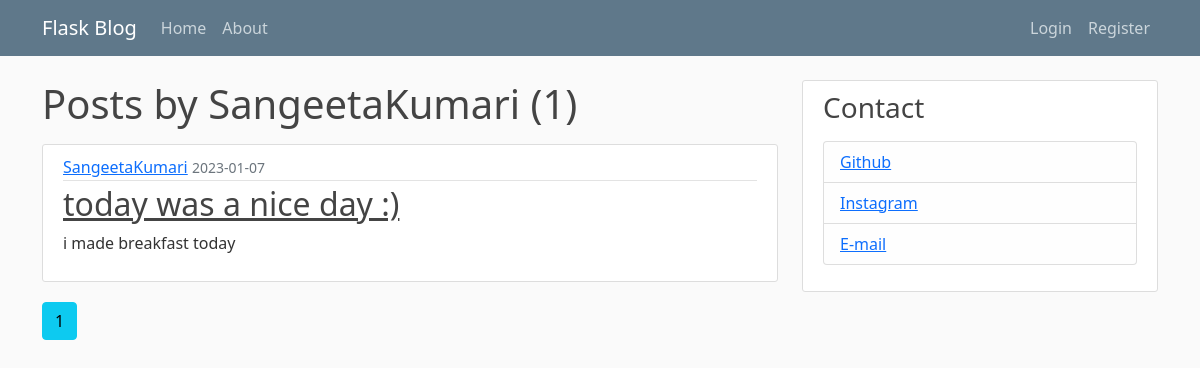
The app's page /user/SangeetaKumari, older data.
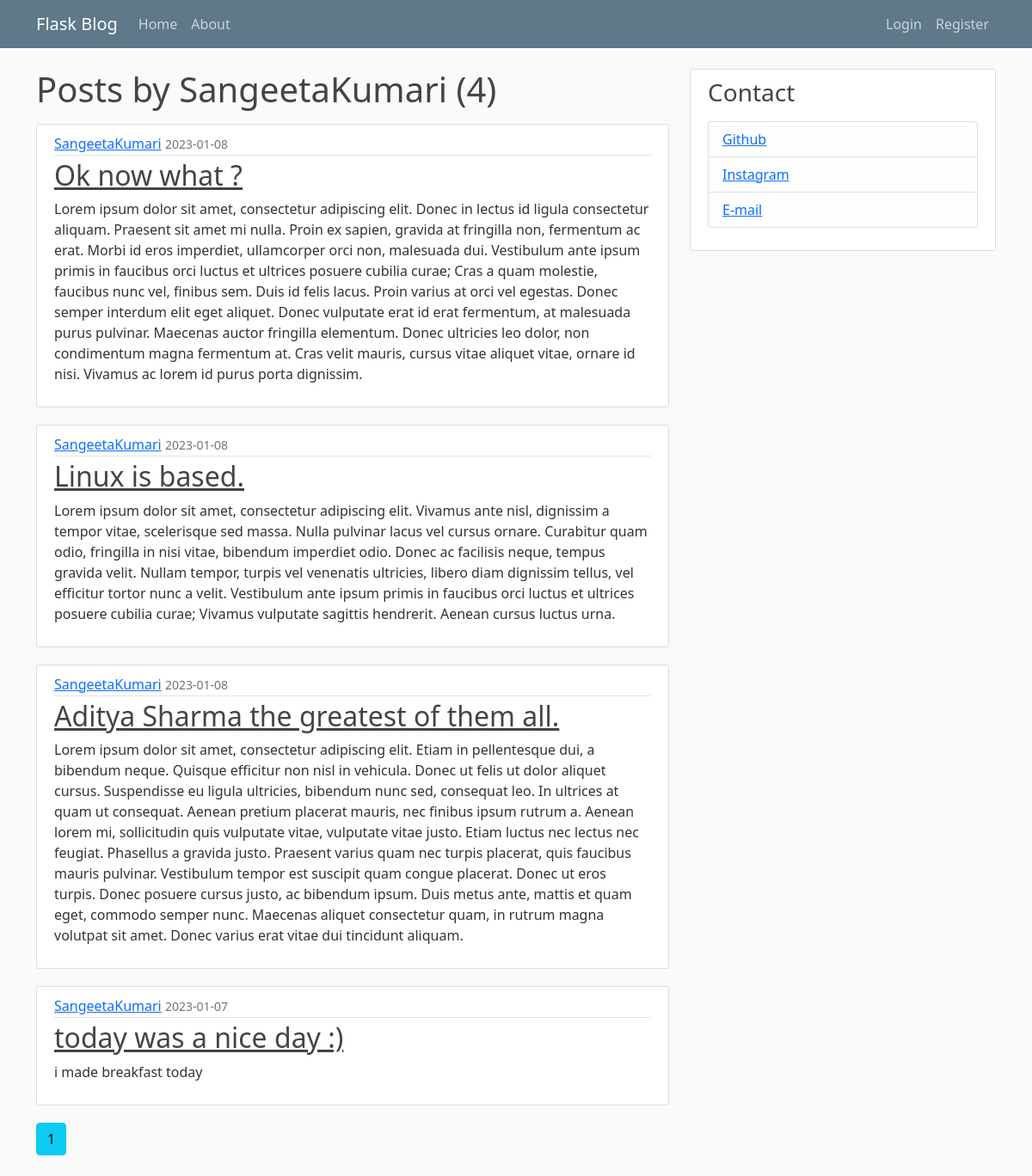
The same page, newer data.
### flaskblog/models.py (models this page shows, shortened)
class User(db.Model, UserMixin):
    id = db.Column(db.Integer, primary_key=True)
    username = db.Column(db.String(20), unique=True, nullable=False)
    email = db.Column(db.String(120), unique=True, nullable=False)
    image_file = db.Column(db.String(20), nullable=False, default='default.jpg')
    password = db.Column(db.String(60), nullable=False)
    posts = db.relationship('Post', backref='author', lazy=True)

class Post(db.Model):
    id = db.Column(db.Integer, primary_key=True)
    title = db.Column(db.String(100), nullable=False)
    date_posted = db.Column(db.DateTime, nullable=False, default=datetime.utcnow)
    content = db.Column(db.Text, nullable=False)
    user_id = db.Column(db.Integer, db.ForeignKey('user.id'), nullable=False)

### flaskblog/users/routes.py (the view)
@users.route("/user/<string:username>")
def user_posts(username):
    page = request.args.get('page', 1, type=int)
    user = User.query.filter_by(username=username).first_or_404()
    posts = Post.query.filter_by(author=user).order_by(Post.date_posted.desc()).paginate(per_page=5, page=page)
    return render_template('user_posts.html', posts=posts, user=user)

### flaskblog/templates/user_posts.html
{% extends "layout.html" %}
{% block content %}
<h1 class="mb-3">Posts by {{ user.username }} ({{ posts.total }})</h1>
    {% for post in posts.items %}
    <article class="media content-section">
      <div class="media-body">
        <div class="article-metadata">
            <a class="mr-2" href="{{ url_for('users.user_posts', username=post.author.username)}}">{{ post.author.username }}</a>
          <small class="text-muted">{{ post.date_posted.strftime('%Y-%m-%d') }}</small>
        </div>
        <h2><a class="article-title" href="{{ url_for('posts.post', post_id=post.id )}}">{{ post.title }}</a></h2>
        <p class="article-content">{{ post.content }}</p>
      </div>
    </article>
    {% endfor %}
    {% for page_num in posts.iter_pages(left_edge=1, right_edge=1, left_current=1, right_current=2) %}
        {% if page_num %}
            {% if posts.page == page_num %}
                <a class="btn btn-info mb-4" href="{{ url_for('users.user_posts', username=user.username, page=page_num) }}">{{ page_num }}</a>
            {% else %}
                <a class="btn btn-outline-info mb-4" href="{{ url_for('users.user_posts', username=user.username, page=page_num) }}">{{ page_num }}</a>
            {% endif %}
        {% else %}
            ...
        {% endif %}
    {% endfor %}
{% endblock content %}

### flaskblog/templates/layout.html (shortened to what this page needs)
<!DOCTYPE html>
<html>
    <head>
    <link href="https://cdn.jsdelivr.net/npm/bootstrap@5.0.2/dist/css/bootstrap.min.css" rel="stylesheet">
    <link rel="stylesheet" type="text/css" href="{{ url_for('static', filename='main.css') }}">
    </head>
    <body>
        <header class="site-header">
            <nav class="navbar navbar-expand-md navbar-dark bg-steel fixed-top">
                <div class="container">
                    <a class="navbar-brand mr-4" href="/">Flask Blog</a>
                    <div class="collapse navbar-collapse" id="navbarToggle">
                        <div class="navbar-nav mr-auto">
                            <a class="nav-item nav-link" href="{{ url_for('main.home') }}">Home</a>
                            <a class="nav-item nav-link" href="{{ url_for('main.about') }}">About</a>
                        </div>
                        <div class="navbar-nav ms-auto">
                            {% if current_user.is_authenticated %}
                                <a class="nav-item nav-link" href="{{ url_for('posts.new_post') }}">New Post</a>
                                <a class="nav-item nav-link" href="{{ url_for('users.account') }}">Account</a>
                                <a class="nav-item nav-link" href="{{ url_for('users.logout') }}">Logout</a>
                            {% else %}
                                <a class="nav-item nav-link" href="{{ url_for('users.login') }}">Login</a>
                                <a class="nav-item nav-link" href="{{ url_for('users.register') }}">Register</a>
                            {% endif %}
                        </div>
                    </div>
                </div>
            </nav>
        </header>
        <main role="main" class="container">
            <div class="row">
                <div class="col-md-8">
                    {% block content %}{% endblock %}
                </div>
                <div class="col-md-4">
                    <div class="content-section">
                        <h3>Contact</h3>
                        <p class='text-muted'>
                        <ul class="list-group">
                            <li class="list-group-item list-group-item-light"><a href="https://github.com/AdityaSharma223/">Github</a></li>
                            <li class="list-group-item list-group-item-light"><a href="https://instagram.com/6conceptualhoney9/">Instagram</a></li>
                            <li class="list-group-item list-group-item-light"><a href="https://mailto:adusharma2004@gmail.com/">E-mail</a></li>
                        </ul>
                        </p>
                    </div>
                </div>
            </div>
        </main>
    </body>
</html>

### flaskblog/static/main.css (style rules this page uses)
body { background: #fafafa; color: #333333; margin-top: 5rem; }
h1, h2, h3, h4, h5, h6 { color: #444444; }
.bg-steel { background-color: #5f788a; }
.site-header .navbar-nav .nav-link { color: #cbd5db; }
.content-section { background: #ffffff; padding: 10px 20px; border: 1px solid #dddddd; border-radius: 3px; margin-bottom: 20px; }
.article-title { color: #444444; }
.article-content { white-space: pre-line; }
.article-metadata { padding-bottom: 1px; margin-bottom: 4px; border-bottom: 1px solid #e3e3e3 }

Row changes from the older to the newer data that the page shows:
added Post: author.username "SangeetaKumari", date_posted "2023-01-08", title "Ok now what ?", content "Lorem ipsum dolor sit amet, consectetur adipiscing elit. Donec in lectus id ligula consectetur aliquam. Praesent sit amet mi nulla. Proin ex sapien, gravida at fringilla non, fermentum ac erat. Morbi id eros imperdiet, ullamcorper orci non, malesuada dui. Vestibulum ante ipsum primis in faucibus orci luctus et ultrices posuere cubilia curae; Cras a quam molestie, faucibus nunc vel, finibus sem. Duis id felis lacus. Proin varius at orci vel egestas. Donec semper interdum elit eget aliquet. Donec vulputate erat id erat fermentum, at malesuada purus pulvinar. Maecenas auctor fringilla elementum. Donec ultricies leo dolor, non condimentum magna fermentum at. Cras velit mauris, cursus vitae…"
added Post: author.username "SangeetaKumari", date_posted "2023-01-08", title "Linux is based.", content "Lorem ipsum dolor sit amet, consectetur adipiscing elit. Vivamus ante nisl, dignissim a tempor vitae, scelerisque sed massa. Nulla pulvinar lacus vel cursus ornare. Curabitur quam odio, fringilla in nisi vitae, bibendum imperdiet odio. Donec ac facilisis neque, tempus gravida velit. Nullam tempor, turpis vel venenatis ultricies, libero diam dignissim tellus, vel efficitur tortor nunc a velit. Vestibulum ante ipsum primis in faucibus orci luctus et ultrices posuere cubilia curae; Vivamus vulputate sagittis hendrerit. Aenean cursus luctus urna."
added Post: author.username "SangeetaKumari", date_posted "2023-01-08", title "Aditya Sharma the greatest of them all.", content "Lorem ipsum dolor sit amet, consectetur adipiscing elit. Etiam in pellentesque dui, a bibendum neque. Quisque efficitur non nisl in vehicula. Donec ut felis ut dolor aliquet cursus. Suspendisse eu ligula ultricies, bibendum nunc sed, consequat leo. In ultrices at quam ut consequat. Aenean pretium placerat mauris, nec finibus ipsum rutrum a. Aenean lorem mi, sollicitudin quis vulputate vitae, vulputate vitae justo. Etiam luctus nec lectus nec feugiat. Phasellus a gravida justo. Praesent varius quam nec turpis placerat, quis faucibus mauris pulvinar. Vestibulum tempor est suscipit quam congue placerat. Donec ut eros turpis. Donec posuere cursus justo, ac bibendum ipsum. Duis metus ante,…"
Text that changed along with them:
{{ posts.total }}: "1" → "4"
